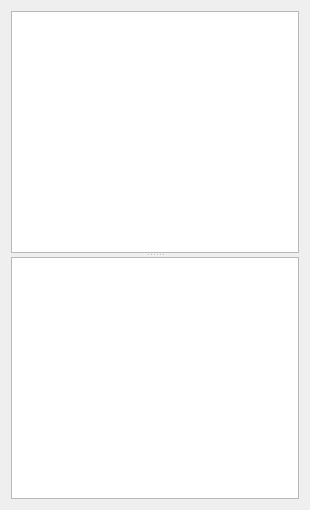
<?xml version="1.0" encoding="UTF-8"?>
<ui version="4.0">
 <class>TreeWidgetClass</class>
 <widget class="QWidget" name="TreeWidgetClass">
  <property name="geometry">
   <rect>
    <x>0</x>
    <y>0</y>
    <width>310</width>
    <height>510</height>
   </rect>
  </property>
  <property name="windowTitle">
   <string>TreeWidget</string>
  </property>
  <layout class="QVBoxLayout" name="verticalLayout">
   <item>
    <widget class="QSplitter" name="splitter">
     <property name="orientation">
      <enum>Qt::Vertical</enum>
     </property>
     <widget class="QTreeView" name="treeView"/>
     <widget class="QTableView" name="tableView"/>
    </widget>
   </item>
  </layout>
 </widget>
 <layoutdefault spacing="6" margin="11"/>
 <resources/>
 <connections/>
</ui>
